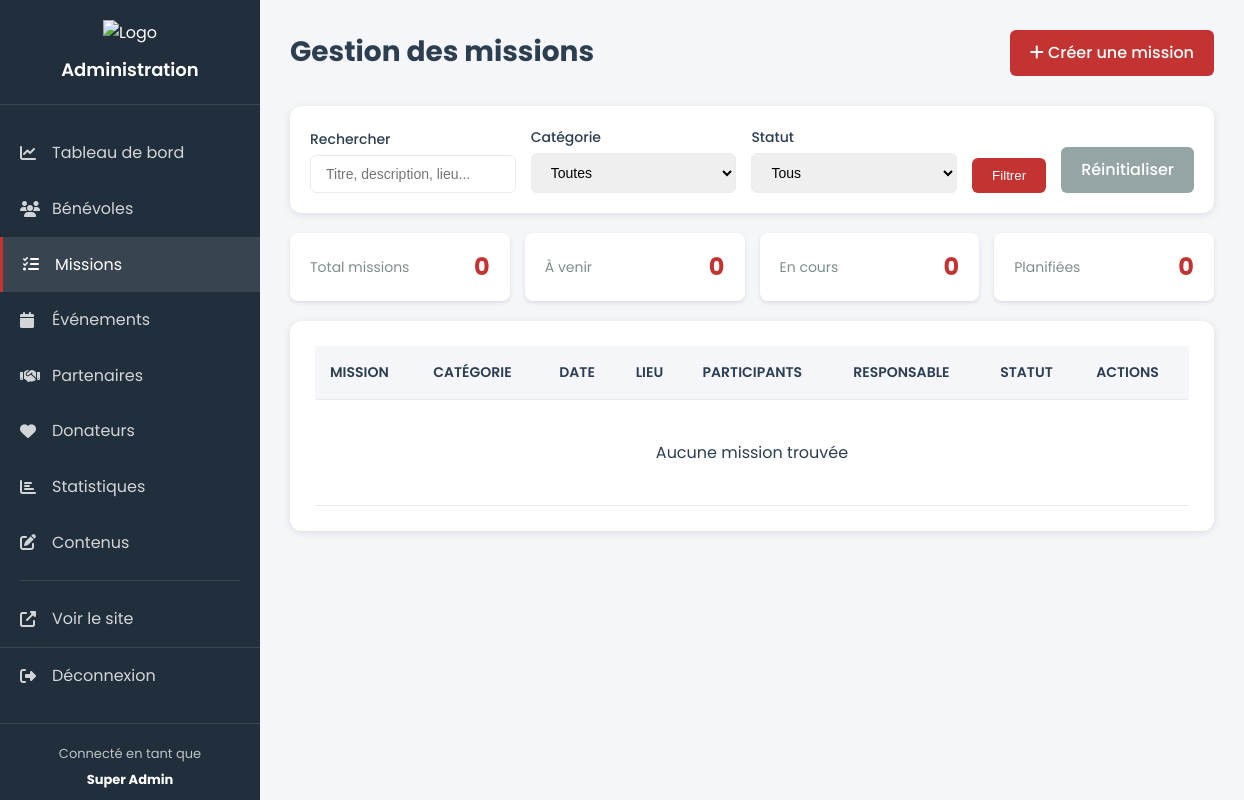
The app's page /admin/missions.php (signed in), older data.
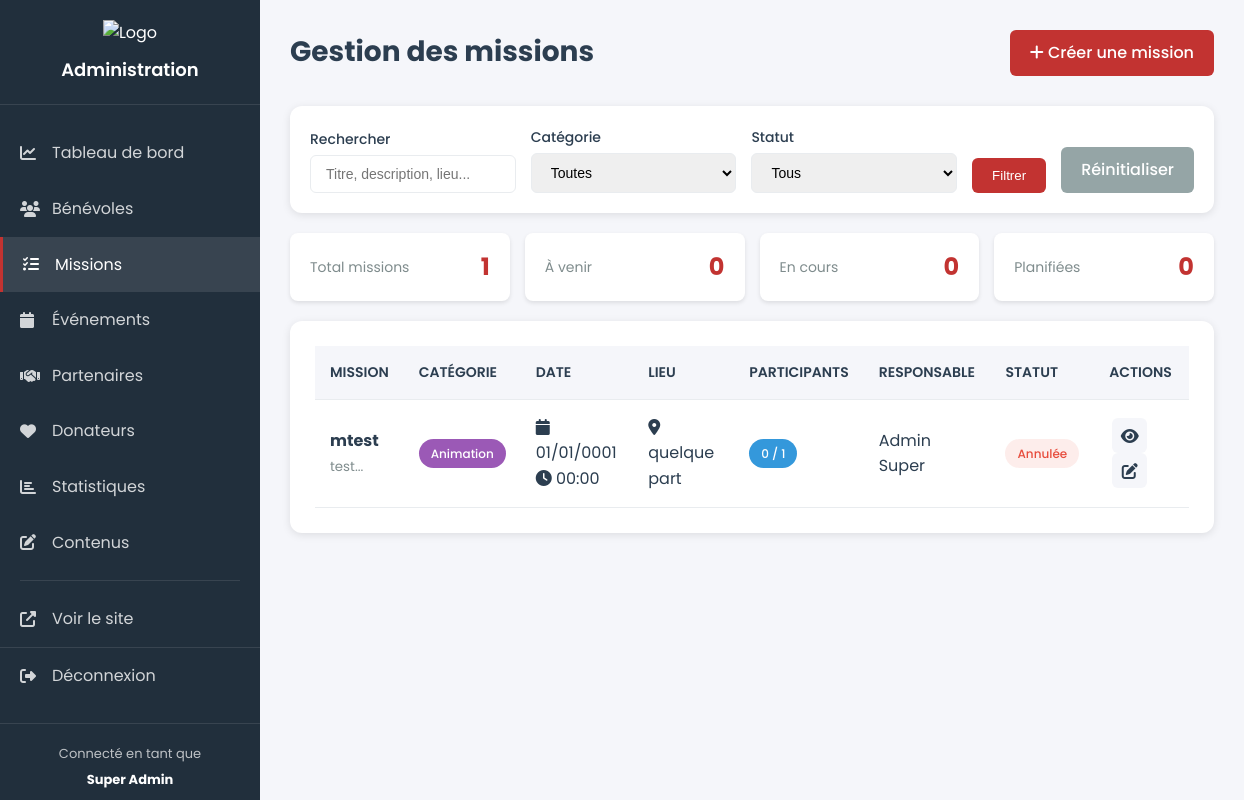
The same page, newer data.
### tables this page shows
CREATE TABLE MISSIONS (
        IDMission INTEGER PRIMARY KEY AUTOINCREMENT,
        Titre TEXT NOT NULL,
        Description TEXT,
        DateMission DATE NOT NULL,
        HeureMission TIME NOT NULL,
        Lieu TEXT NOT NULL,
        NbBenevolesAttendu INTEGER DEFAULT 1,
        Statut TEXT DEFAULT 'Planifiée',
        DateCreation DATETIME DEFAULT CURRENT_TIMESTAMP,
        IDCategorie INTEGER NOT NULL,
        IDResponsable INTEGER NOT NULL,
        FOREIGN KEY (IDCategorie) REFERENCES CATEGORIE(IDCategorie),
        FOREIGN KEY (IDResponsable) REFERENCES RESPONSABLE(IDUtilisateur)
    );

### admin/missions.php (the view, shortened to what this page needs)
<?php
try {
    $db = new PDO('sqlite:' . __DIR__ . '/../database/arme_du_salut.db');
    $db->setAttribute(PDO::ATTR_ERRMODE, PDO::ERRMODE_EXCEPTION);
} catch(PDOException $e) {
    die('Erreur : ' . $e->getMessage());
}
$search = isset($_GET['search']) ? $_GET['search'] : '';
$sql = "
    SELECT
        m.*,
        c.NomCategorie,
        c.Couleur,
        u.Nom || ' ' || u.Prenom as Responsable,
        (SELECT COUNT(*) FROM PARTICIPE_MISSION pm WHERE pm.IDMission = m.IDMission) as NbInscrits
    FROM MISSIONS m
    LEFT JOIN CATEGORIE c ON m.IDCategorie = c.IDCategorie
    LEFT JOIN UTILISATEUR u ON m.IDResponsable = u.IDUtilisateur
    WHERE 1=1
";
$params = [];
$sql .= " ORDER BY m.DateMission DESC, m.HeureMission DESC";
$stmt = $db->prepare($sql);
$stmt->execute($params);
$missions = $stmt->fetchAll(PDO::FETCH_ASSOC);
$stats = [];
$stats['total'] = $db->query("SELECT COUNT(*) FROM MISSIONS")->fetchColumn();
$stats['planifiees'] = $db->query("SELECT COUNT(*) FROM MISSIONS WHERE Statut = 'Planifiée'")->fetchColumn();
$stats['en_cours'] = $db->query("SELECT COUNT(*) FROM MISSIONS WHERE Statut = 'En cours'")->fetchColumn();
$stats['a_venir'] = $db->query("SELECT COUNT(*) FROM MISSIONS WHERE DateMission >= date('now') AND Statut = 'Planifiée'")->fetchColumn();
include __DIR__ . '/components/admin_header.php';
?>
    <div class="admin-container">
        <?php include __DIR__ . '/components/admin_sidebar.php'; ?>
        <div class="admin-content">
            <div class="content-header">
                <h1>Gestion des missions</h1>
                <a href="/admin/missions_add.php" class="btn-primary">
                    <i class="fas fa-plus"></i> Créer une mission
                </a>
            </div>
            <div class="filters-section">
                <form method="GET" class="filters-form">
                    <div class="filter-group">
                        <label>Rechercher</label>
                        <input type="text" name="search" value="<?php echo htmlspecialchars($search); ?>"
                               placeholder="Titre, description, lieu...">
                    </div>
                    <div class="filter-group">
                        <label>Catégorie</label>
                        <select name="categorie">
                            <option value="">Toutes</option>
                        </select>
                    </div>
                    <div class="filter-group">
                        <label>Statut</label>
                        <select name="statut">
                            <option value="">Tous</option>
                        </select>
                    </div>
                    <button type="submit" class="btn-primary">Filtrer</button>
                    <a href="/admin/missions.php" class="btn-secondary">Réinitialiser</a>
                </form>
            </div>
            <div class="stats-mini">
                <div class="stat-mini">
                    <span class="stat-mini-label">Total missions</span>
                    <span class="stat-mini-value"><?php echo $stats['total']; ?></span>
                </div>
                <div class="stat-mini">
                    <span class="stat-mini-label">À venir</span>
                    <span class="stat-mini-value"><?php echo $stats['a_venir']; ?></span>
                </div>
                <div class="stat-mini">
                    <span class="stat-mini-label">En cours</span>
                    <span class="stat-mini-value"><?php echo $stats['en_cours']; ?></span>
                </div>
                <div class="stat-mini">
                    <span class="stat-mini-label">Planifiées</span>
                    <span class="stat-mini-value"><?php echo $stats['planifiees']; ?></span>
                </div>
            </div>
            <div class="content-section">
                <div class="table-responsive">
                    <table class="admin-table">
                        <thead>
                        <tr>
                            <th>Mission</th>
                            <th>Catégorie</th>
                            <th>Date</th>
                            <th>Lieu</th>
                            <th>Participants</th>
                            <th>Responsable</th>
                            <th>Statut</th>
                            <th>Actions</th>
                        </tr>
                        </thead>
                        <tbody>
                        <?php if (empty($missions)): ?>
                            <tr>
                                <td colspan="8" style="text-align: center; padding: 40px;">
                                    Aucune mission trouvée
                                </td>
                            </tr>
                        <?php else: ?>
                            <?php foreach ($missions as $m): ?>
                                <tr>
                                    <td>
                                        <strong><?php echo htmlspecialchars($m['Titre']); ?></strong>
                                        <?php if ($m['Description']): ?>
                                            <br><small style="color: #7f8c8d;">
                                                <?php echo htmlspecialchars(substr($m['Description'], 0, 60)); ?>...
                                            </small>
                                        <?php endif; ?>
                                    </td>
                                    <td>
                                    <span class="badge" style="background: <?php echo $m['Couleur']; ?>">
                                        <?php echo htmlspecialchars($m['NomCategorie']); ?>
                                    </span>
                                    </td>
                                    <td>
                                        <i class="fas fa-calendar"></i>
                                        <?php echo date('d/m/Y', strtotime($m['DateMission'])); ?>
                                        <br>
                                        <i class="fas fa-clock"></i>
                                        <?php echo substr($m['HeureMission'], 0, 5); ?>
                                    </td>
                                    <td>
                                        <i class="fas fa-map-marker-alt"></i>
                                        <?php echo htmlspecialchars($m['Lieu']); ?>
                                    </td>
                                    <td>
                                    <span class="badge badge-info">
                                        <?php echo $m['NbInscrits']; ?> / <?php echo $m['NbBenevolesAttendu']; ?>
                                    </span>
                                    </td>
                                    <td><?php echo htmlspecialchars($m['Responsable']); ?></td>
                                    <td>
                                    <span class="status-badge status-<?php echo strtolower($m['Statut']); ?>">
                                        <?php echo htmlspecialchars($m['Statut']); ?>
                                    </span>
                                    </td>
                                    <td>
                                        <a href="/admin/missions_detail.php?id=<?php echo $m['IDMission']; ?>"
                                           class="btn-icon" title="Voir">
                                            <i class="fas fa-eye"></i>
                                        </a>
                                        <a href="/admin/missions_edit.php?id=<?php echo $m['IDMission']; ?>"
                                           class="btn-icon" title="Modifier">
                                            <i class="fas fa-edit"></i>
                                        </a>
                                    </td>
                                </tr>
                            <?php endforeach; ?>
                        <?php endif; ?>
                        </tbody>
                    </table>
                </div>
            </div>
        </div>
    </div>
<?php include __DIR__ . '/components/admin_footer.php'; ?>

### admin/components/admin_header.php (shortened to what this page needs)
<!DOCTYPE html>
<html lang="fr">
<head>
    <link rel="stylesheet" href="https://cdnjs.cloudflare.com/ajax/libs/font-awesome/6.4.0/css/all.min.css">
    <link rel="stylesheet" href="/assets/css/adminStyle.css">
</head>
<body>

### admin/components/admin_sidebar.php
<?php
$current_page = basename($_SERVER['PHP_SELF']);
?>
<aside class="admin-sidebar">
    <div class="sidebar-header">
        <img src="/assets/image/logo.png" alt="Logo" class="sidebar-logo">
        <h3>Administration</h3>
    </div>
    <nav class="sidebar-nav">
        <a href="/admin/dashboard.php" class="nav-item <?php echo $current_page == 'dashboard.php' ? 'active' : ''; ?>">
            <i class="fas fa-chart-line"></i> <span>Tableau de bord</span>
        </a>
        <a href="/admin/benevoles.php" class="nav-item <?php echo strpos($current_page, 'benevoles') !== false ? 'active' : ''; ?>">
            <i class="fas fa-users"></i> <span>Bénévoles</span>
        </a>
        <a href="/admin/missions.php" class="nav-item <?php echo strpos($current_page, 'missions') !== false ? 'active' : ''; ?>">
            <i class="fas fa-tasks"></i> <span>Missions</span>
        </a>
        <a href="/admin/evenements.php" class="nav-item <?php echo strpos($current_page, 'evenements') !== false ? 'active' : ''; ?>">
            <i class="fas fa-calendar"></i> <span>Événements</span>
        </a>
        <a href="/admin/partenaires.php" class="nav-item <?php echo strpos($current_page, 'partenaires') !== false ? 'active' : ''; ?>">
            <i class="fas fa-handshake"></i> <span>Partenaires</span>
        </a>
        <a href="/admin/donateurs.php" class="nav-item <?php echo strpos($current_page, 'donateurs') !== false ? 'active' : ''; ?>">
            <i class="fas fa-heart"></i> <span>Donateurs</span>
        </a>
        <a href="/admin/statistiques.php" class="nav-item <?php echo $current_page == 'statistiques.php' ? 'active' : ''; ?>">
            <i class="fas fa-chart-bar"></i> <span>Statistiques</span>
        </a>
        <a href="/admin/contenus.php" class="nav-item <?php echo strpos($current_page, 'contenus') !== false ? 'active' : ''; ?>">
            <i class="fas fa-edit"></i> <span>Contenus</span>
        </a>
        <div class="sidebar-divider"></div>
        <a href="/pages/accueil.php" class="nav-item" target="_blank">
            <i class="fas fa-external-link-alt"></i> <span>Voir le site</span>
        </a>
        <a href="/admin/logout.php" class="nav-item logout">
            <i class="fas fa-sign-out-alt"></i> <span>Déconnexion</span>
        </a>
    </nav>
    <div class="sidebar-footer">
        <p>Connecté en tant que</p>
        <strong><?php echo htmlspecialchars($_SESSION['user_name'] ?? 'Utilisateur'); ?></strong>
    </div>
</aside>

### assets/css/adminStyle.css (style rules this page uses)
:root { --admin-primary: #c23331; --admin-secondary: #2c3e50; --admin-success: #2ecc71; --admin-warning: #f39c12; --admin-info: #3498db; --admin-danger: #e74c3c; --admin-bg: #f5f6fa; --admin-sidebar: #212f3c; --admin-text: #2c3e50; --admin-border: #e9ecef; }
* { margin: 0; padding: 0; box-sizing: border-box; }
body { font-family: 'Poppins', sans-serif; background: var(--admin-bg); color: var(--admin-text); line-height: 1.6; }
.admin-container { display: flex; min-height: 100vh; }
.admin-sidebar { width: 260px; background: var(--admin-sidebar); color: white; position: fixed; height: 100vh; overflow-y: auto; z-index: 1000; display: flex; flex-direction: column; }
.sidebar-header { padding: 20px; text-align: center; border-bottom: 1px solid rgba(255,255,255,0.1); }
.sidebar-logo { width: 60px; height: 60px; margin-bottom: 10px; }
.sidebar-header h3 { font-size: 18px; font-weight: 600; }
.sidebar-nav { padding: 20px 0; flex: 1; }
.nav-item { display: flex; align-items: center; padding: 15px 20px; color: rgba(255,255,255,0.8); text-decoration: none; transition: all 0.3s; gap: 12px; }
.nav-item:hover, .nav-item.active { background: rgba(255,255,255,0.1); color: white; border-left: 3px solid var(--admin-primary); }
.nav-item i { width: 20px; }
.sidebar-divider { height: 1px; background: rgba(255,255,255,0.1); margin: 10px 20px; }
.nav-item.logout { border-top: 1px solid rgba(255,255,255,0.1); }
.sidebar-footer { padding: 20px; border-top: 1px solid rgba(255,255,255,0.1); text-align: center; font-size: 13px; }
.sidebar-footer p { margin-bottom: 5px; opacity: 0.7; }
.admin-content { flex: 1; margin-left: 260px; padding: 30px; }
.content-header { display: flex; justify-content: space-between; align-items: center; margin-bottom: 30px; }
.content-header h1 { font-size: 28px; color: var(--admin-text); }
.content-section { background: white; padding: 25px; border-radius: 12px; box-shadow: 0 2px 8px rgba(0,0,0,0.1); margin-bottom: 30px; }
.table-responsive { overflow-x: auto; }
.admin-table { width: 100%; border-collapse: collapse; }
.admin-table thead { background: var(--admin-bg); }
.admin-table th, .admin-table td { padding: 15px; text-align: left; border-bottom: 1px solid var(--admin-border); }
.admin-table th { font-weight: 600; color: var(--admin-text); font-size: 14px; text-transform: uppercase; }
.badge { display: inline-block; padding: 5px 12px; background: var(--admin-info); color: white; border-radius: 20px; font-size: 12px; font-weight: 500; }
.badge-info { background: var(--admin-info); }
.status-badge { display: inline-block; padding: 5px 12px; border-radius: 20px; font-size: 12px; font-weight: 500; }
.status-annulée { background: rgba(231, 76, 60, 0.1); color: #e74c3c; }
.btn-primary, .btn-success, .btn-danger, .btn-secondary { padding: 10px 20px; border-radius: 6px; text-decoration: none; font-weight: 500; transition: all 0.3s; display: inline-block; border: none; cursor: pointer; }
.btn-primary { background: var(--admin-primary); color: white; }
.btn-secondary { background: #95a5a6; color: white; }
.btn-icon { display: inline-flex; align-items: center; justify-content: center; width: 35px; height: 35px; border-radius: 6px; background: var(--admin-bg); color: var(--admin-text); text-decoration: none; margin: 0 3px; transition: all 0.3s; border: none; cursor: pointer; }
.filters-section { background: white; padding: 20px; border-radius: 12px; box-shadow: 0 2px 8px rgba(0,0,0,0.1); margin-bottom: 20px; }
.filters-form { display: flex; gap: 15px; flex-wrap: wrap; align-items: end; }
.filter-group { flex: 1; min-width: 200px; }
.filter-group label { display: block; margin-bottom: 5px; font-weight: 500; font-size: 14px; color: var(--admin-text); }
.filter-group input, .filter-group select { width: 100%; padding: 10px 15px; border: 1px solid var(--admin-border); border-radius: 6px; font-size: 14px; }
.stats-mini { display: flex; gap: 15px; margin-bottom: 20px; }
.stat-mini { flex: 1; background: white; padding: 15px 20px; border-radius: 8px; box-shadow: 0 2px 4px rgba(0,0,0,0.1); display: flex; justify-content: space-between; align-items: center; }
.stat-mini-label { font-size: 14px; color: #7f8c8d; }
.stat-mini-value { font-size: 24px; font-weight: 700; color: var(--admin-primary); }

Row changes from the older to the newer data that the page shows:
added missions: Titre "mtest", Description "test", NomCategorie "Animation", DateMission "01/01/0001", HeureMission "00:00", Lieu "quelque part", NbInscrits "0", NbBenevolesAttendu "1", Responsable "Admin Super", Statut "Annulée"
Text that changed along with them:
$stats['total']: "0" → "1"
text no longer shown: "Aucune mission trouvée"
